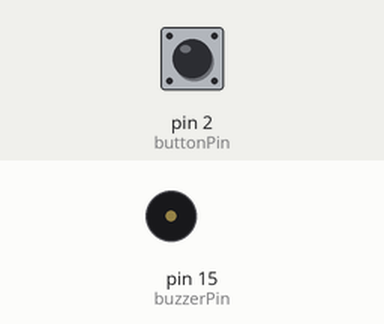
A sketch run on a simulated Arduino Uno, built with avr-gcc and run on an emulated ATmega328P. On the bench: buzzer (waves = sounding). The test bench sets the inputs (shaded band); at power-on: pin 2 (buttonPin) HIGH. Random numbers use the default seed unless the sketch sets one.

Above: at 3.5 s.
At 10.3 s:
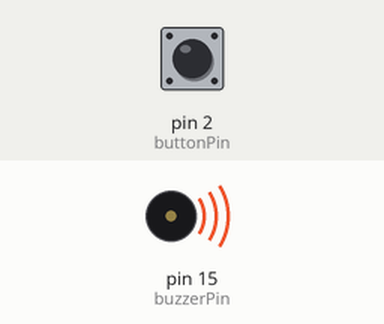
Timing chart, 0 to 20.5 s (numbered marks = the images above):
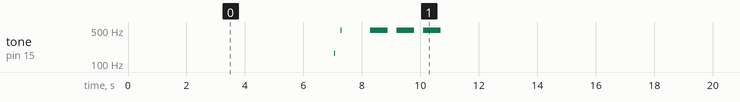

The sketch:

BIS_BUZZER.ino
```cpp
// BIS BUZZER code
// Author: Anders Reiche

const int MIN = 10;
const int MAX = 40;
const int buttonPin = 2;
const int buzzerPin = 15;
int state = 0;

void ok (void) {
  for (int i = 0; i < 3; i++) {
  digitalWrite(buzzerPin, LOW);
  delay(1);
  digitalWrite(buzzerPin, HIGH);
  delay(2000);
  }
}

void warning(void) {
  delay(1000);
  for (int i = 0; i < 5; i++) {
  digitalWrite(buzzerPin, LOW);
  delay(3);
  digitalWrite(buzzerPin, HIGH);
  delay(3);
  }
  delay(200);
  for (int i = 0; i < 5; i++) {
  digitalWrite(buzzerPin, LOW);
  delay(1);
  digitalWrite(buzzerPin, HIGH);
  delay(1);
  }
  delay(1000);
}

void error(void) {
  for (int i = 0; i < 300; i++) {
  digitalWrite(buzzerPin, LOW);
  delay(1);
  digitalWrite(buzzerPin, HIGH);
  delay(1);
  }
  delay(300);
  for (int i = 0; i < 300; i++) {
  digitalWrite(buzzerPin, LOW);
  delay(1);
  digitalWrite(buzzerPin, HIGH);
  delay(1);
  }
  delay(300);
  for (int i = 0; i < 300; i++) {
  digitalWrite(buzzerPin, LOW);
  delay(1);
  digitalWrite(buzzerPin, HIGH);
  delay(1);
  }
}

void busy(void) {
  for (int i=0; i <= 100; i++){
  digitalWrite(buzzerPin, LOW);
  delay(random(MIN, MAX));
  digitalWrite(buzzerPin, HIGH);
  delay(random(MIN, MAX));
  }
}

int next_state(void) {
  while (digitalRead(buttonPin) == 0) {
    delay(0);
    // wait here till button is pressed
  }
  state++;
  if (state == 4) { state = 0; }
}

void setup() {
  pinMode(buzzerPin, OUTPUT);
  pinMode(buttonPin, INPUT);
}


void loop() {
  switch (state) {
    case 0: ok();       next_state();   break;
    case 1: warning();  next_state();   break;
    case 2: error();    next_state();   break;
    case 3: busy();     next_state();   break;
  }
}
```

Measured:
- by itself, tone on pin 15 (buzzerPin): repeats every 15.7 s: silent 0.18 s, 496 Hz 0.04 s, silent 0.97 s, 2 × (496 Hz 0.60 s, silent 0.30 s), 496 Hz 0.60 s, silent 12.1 s, 166 Hz 0.04 s
